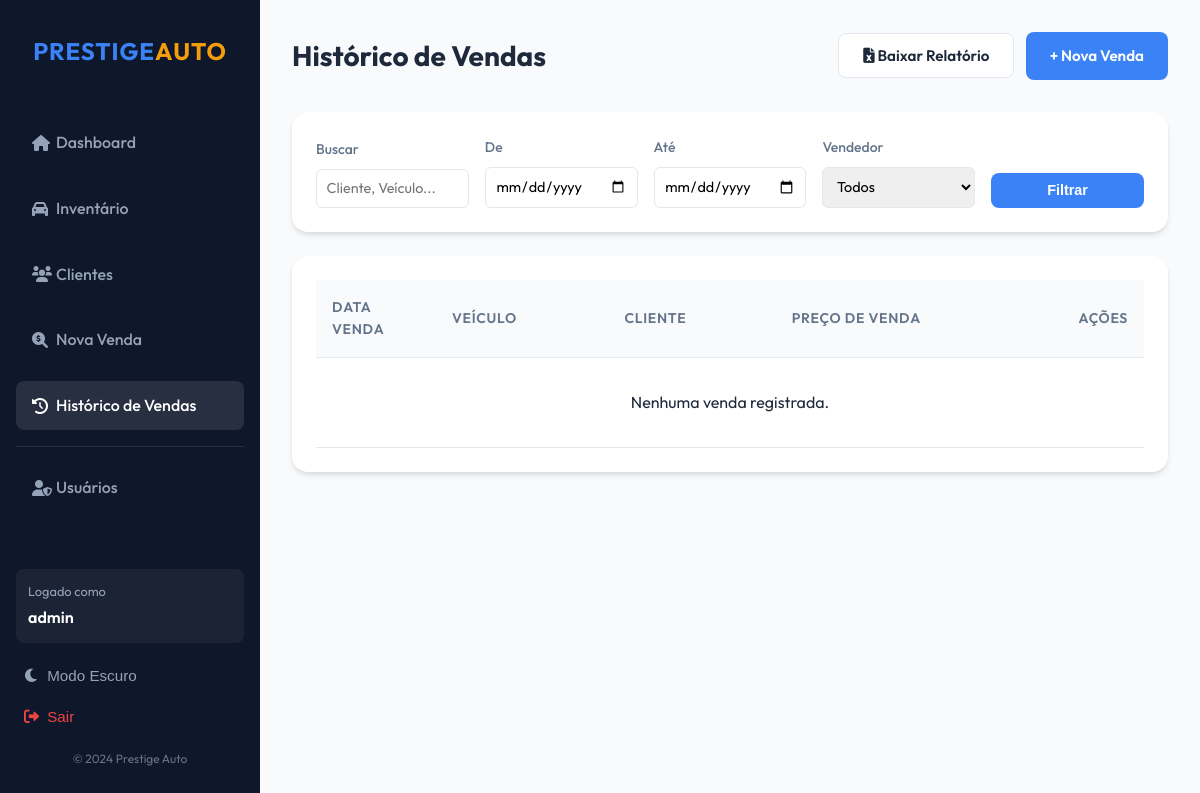
/sales/history/ (signed in), run on an earlier commit of the app's database.
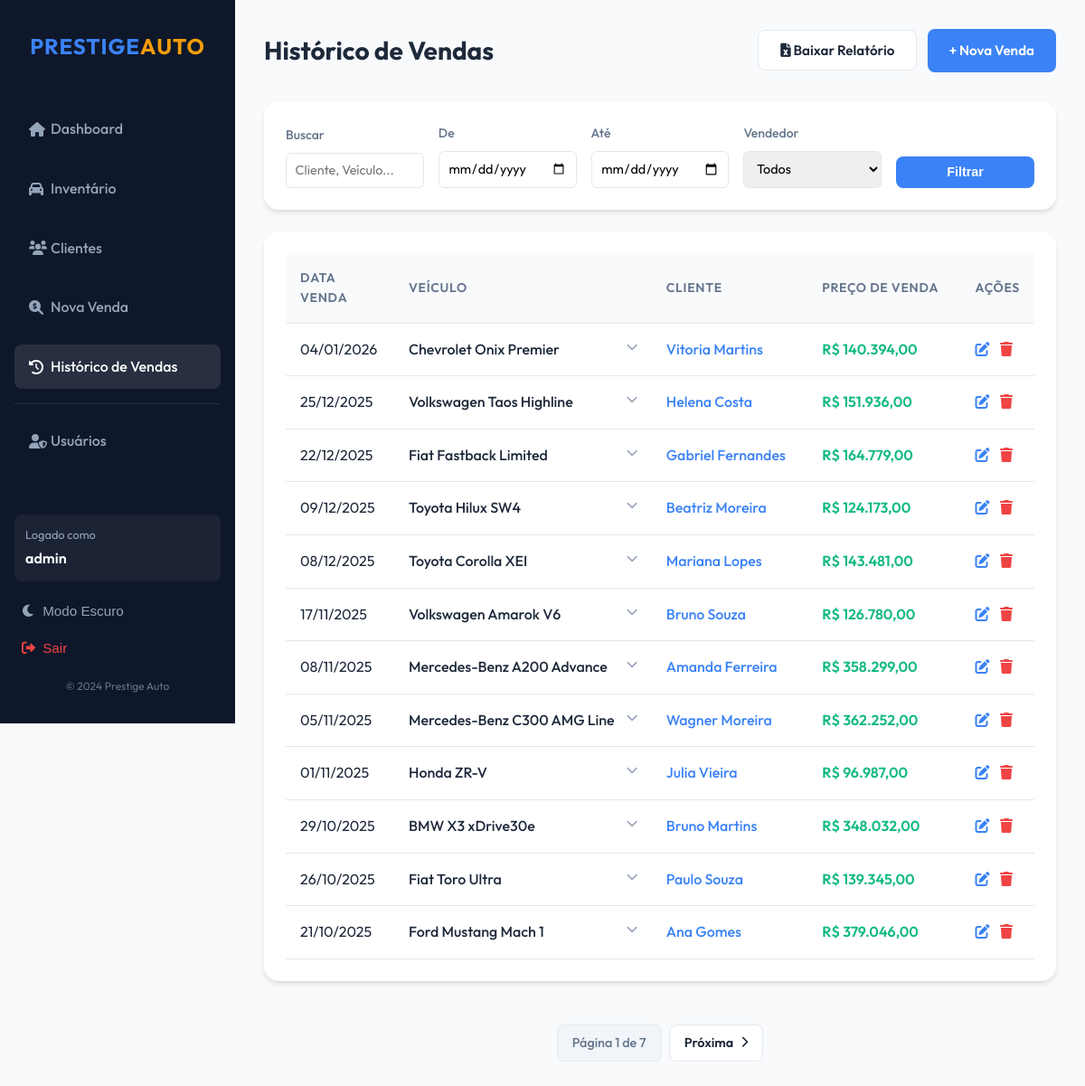
And on a later commit of the database.
### sales/models.py (models this page shows, shortened)
class Sale(models.Model):
    vehicle = models.OneToOneField(Vehicle, verbose_name="Veículo", on_delete=models.PROTECT, related_name='sale')
    customer = models.ForeignKey(Customer, verbose_name="Cliente", on_delete=models.PROTECT, related_name='purchases')
    salesperson = models.ForeignKey(User, verbose_name="Vendedor", on_delete=models.PROTECT, related_name='sales')
    sale_price = models.DecimalField("Preço de Venda", max_digits=10, decimal_places=2)
    sale_date = models.DateField("Data da Venda", default=timezone.now)
    notes = models.TextField("Observações", blank=True)
    class Meta:
        verbose_name = "Venda"
        verbose_name_plural = "Vendas"

class Vehicle(models.Model):
    STATUS_CHOICES = [
        ('available', 'Disponível'),
        ('sold', 'Vendido'),
        ('maintenance', 'Em Manutenção'),
    ]
    make = models.CharField("Marca", max_length=50)
    model = models.CharField("Modelo", max_length=50)
    year = models.PositiveIntegerField("Ano")
    price = models.DecimalField("Preço", max_digits=10, decimal_places=2)
    vin = models.CharField("Chassi (VIN)", max_length=17, unique=True)
    license_plate = models.CharField("Placa", max_length=7, blank=True, null=True, unique=True)
    mileage = models.PositiveIntegerField("Quilometragem")
    color = models.CharField("Cor", max_length=30)
    status = models.CharField("Status", max_length=20, choices=STATUS_CHOICES, default='available')
    image = models.ImageField("Imagem do Veículo", upload_to='vehicles/', blank=True, null=True)
    image_url = models.TextField("URL ou Base64 da Imagem", blank=True, help_text="Link para a imagem ou código Base64")
    description = models.TextField("Descrição", blank=True)
    created_at = models.DateTimeField("Adicionado em", auto_now_add=True)
    class Meta:
        verbose_name = "Veículo"
        verbose_name_plural = "Veículos"

class Customer(models.Model):
    STATUS_CHOICES = [
        ('lead', 'Lead (Potencial)'),
        ('contacted', 'Contatado'),
        ('interested', 'Interessado'),
        ('purchased', 'Comprou'),
        ('lost', 'Perdido'),
    ]
    first_name = models.CharField("Nome", max_length=50)
    last_name = models.CharField("Sobrenome", max_length=50)
    email = models.EmailField("E-mail", unique=True)
    phone = models.CharField("Telefone", max_length=20)
    address = models.TextField("Endereço", blank=True)
    status = models.CharField("Status", max_length=20, choices=STATUS_CHOICES, default='lead')
    created_at = models.DateTimeField("Criado em", auto_now_add=True)
    assigned_to = models.ForeignKey(User, verbose_name="Atribuído a", on_delete=models.SET_NULL, null=True, blank=True, related_name='customers')
    class Meta:
        verbose_name = "Cliente"
        verbose_name_plural = "Clientes"
    def __str__(self):
        return f"{self.first_name} {self.last_name}"

### sales/views.py (the view, shortened to what this page needs)
# urls.py: path('sales/history/', views.sale_list, name='sale_list'),
@login_required
@login_required
def sale_list(request):
    sales = Sale.objects.select_related('vehicle', 'customer', 'salesperson').all().order_by('-sale_date')
    users = User.objects.all()
    search_query = request.GET.get('search', '')
    date_min = request.GET.get('date_min', '')
    date_max = request.GET.get('date_max', '')
    salesperson_id = request.GET.get('salesperson', '')
    if date_min:
        sales = sales.filter(sale_date__gte=date_min)
    if date_max:
        sales = sales.filter(sale_date__lte=date_max)
    if salesperson_id:
        sales = sales.filter(salesperson_id=salesperson_id)
    available_months = Sale.objects.dates('sale_date', 'month', order='DESC')
    paginator = Paginator(sales, 12)
    page_number = request.GET.get('page')
    page_obj = paginator.get_page(page_number)
    context = {
        'sales': page_obj,
        'active_tab': 'sales_history',
        'users': users,
        'available_months': available_months,
        'search_query': search_query,
        'date_min': date_min,
        'date_max': date_max,
        'selected_salesperson': int(salesperson_id) if salesperson_id else '',
        'can_delete': is_manager_or_superuser(request.user)
    }
    return render(request, 'sales/sale_list.html', context)

### sales/models.py (called while the page is built)
    @property
    def installment_value(self):
        if self.installments and self.installments > 0:
            return self.amount / self.installments
        return self.amount

### sales/views.py (called while the page is built)
def is_manager_or_superuser(user):
    return user.is_superuser or user.groups.filter(name='Gerentes').exists()

### sales/templates/sales/sale_list.html (shortened to what the changed rows need)
{% extends 'sales/base.html' %}
{% load humanize %}
{% block content %}
<div class="header">
    <h2 style="font-size: 1.75rem; font-weight: 700;">Histórico de Vendas</h2>
</div>
<div class="card">
    <div class="table-container">
        <table>
            <thead>
                <tr>
                    <th style="width: 120px;">Data Venda</th>
                    <th>Veículo</th>
                    <th>Cliente</th>
                    <th>Preço de Venda</th>
                    <th style="width: 80px;">Ações</th>
                </tr>
            </thead>
            <tbody>
                {% for sale in sales %}
                <tr onclick="toggleDetails('{{ sale.pk }}')" style="cursor: pointer; transition: background 0.2s;"
                    onmouseover="this.style.background='#f8fafc'" onmouseout="this.style.background='transparent'">
                    <td>{{ sale.sale_date|date:"d/m/Y" }}</td>
                    <td style="font-weight: 500;">
                        {{ sale.vehicle.make }} {{ sale.vehicle.model }}
                        <i class="fas fa-chevron-down" id="icon-{{ sale.pk }}"
                            style="float: right; color: #94a3b8; font-size: 0.8rem; margin-top: 4px;"></i>
                    </td>
                    <td><a href="{% url 'customer_detail' sale.customer.pk %}" onclick="event.stopPropagation();"
                            style="color: var(--secondary-color); font-weight: 500;">{{ sale.customer }}</a></td>
                    <td style="font-weight: 600; color: var(--success-color);">R$ {{ sale.sale_price|intcomma }}</td>
                    <td onclick="event.stopPropagation();">
                        <a href="{% url 'edit_sale' sale.pk %}" class="btn-icon" title="Editar"
                            style="color: #3b82f6; margin-right: 0.5rem;"><i class="fas fa-edit"></i></a>
                        {% if can_delete %}
                        <a href="{% url 'delete_sale' sale.pk %}" class="btn-icon" title="Excluir"
                            style="color: #ef4444;"><i class="fas fa-trash"></i></a>
                        {% endif %}
                    </td>
                </tr>
                {% empty %}
                <tr>
                    <td colspan="5" style="text-align: center; padding: 2rem;">Nenhuma venda registrada.</td>
                </tr>
                {% endfor %}
            </tbody>
        </table>
    </div>
</div>
{% if sales.paginator.num_pages > 1 %}
<div class="pagination">
    <span class="pagination-info">Página {{ sales.number }} de {{ sales.paginator.num_pages }}</span>
    {% if sales.has_next %}
    <a href="?page={{ sales.next_page_number }}"
        class="btn-pagination">Próxima <i class="fas fa-chevron-right"></i></a>
    {% endif %}
</div>
{% endif %}
{% endblock %}

What changed in the data, as far as the page shows it:
added Sale: sale_date "04/01/2026", vehicle.make "Chevrolet", vehicle.model "Onix Premier", customer "Vitoria Martins", sale_price "140.394,00"
added Sale: sale_date "25/12/2025", vehicle.make "Volkswagen", vehicle.model "Taos Highline", customer "Helena Costa", sale_price "151.936,00"
added Sale: sale_date "22/12/2025", vehicle.make "Fiat", vehicle.model "Fastback Limited", customer "Gabriel Fernandes", sale_price "164.779,00"
added Sale: sale_date "09/12/2025", vehicle.make "Toyota", vehicle.model "Hilux SW4", customer "Beatriz Moreira", sale_price "124.173,00"
added Sale: sale_date "08/12/2025", vehicle.make "Toyota", vehicle.model "Corolla XEI", customer "Mariana Lopes", sale_price "143.481,00"
added Sale: sale_date "17/11/2025", vehicle.make "Volkswagen", vehicle.model "Amarok V6", customer "Bruno Souza", sale_price "126.780,00"
added Sale: sale_date "08/11/2025", vehicle.make "Mercedes-Benz", vehicle.model "A200 Advance", customer "Amanda Ferreira", sale_price "358.299,00"
added Sale: sale_date "05/11/2025", vehicle.make "Mercedes-Benz", vehicle.model "C300 AMG Line", customer "Wagner Moreira", sale_price "362.252,00"
added Sale: sale_date "01/11/2025", vehicle.make "Honda", vehicle.model "ZR-V", customer "Julia Vieira", sale_price "96.987,00"
added Sale: sale_date "29/10/2025", vehicle.make "BMW", vehicle.model "X3 xDrive30e", customer "Bruno Martins", sale_price "348.032,00"
added Sale: sale_date "26/10/2025", vehicle.make "Fiat", vehicle.model "Toro Ultra", customer "Paulo Souza", sale_price "139.345,00"
added Sale: sale_date "21/10/2025", vehicle.make "Ford", vehicle.model "Mustang Mach 1", customer "Ana Gomes", sale_price "379.046,00"
Also different on the page:
{{ sales.number }}: (not shown) → "1"
{{ sales.paginator.num_pages }}: (not shown) → "7"
text no longer shown: "Nenhuma venda registrada."
text now shown: "Página de Próxima"
